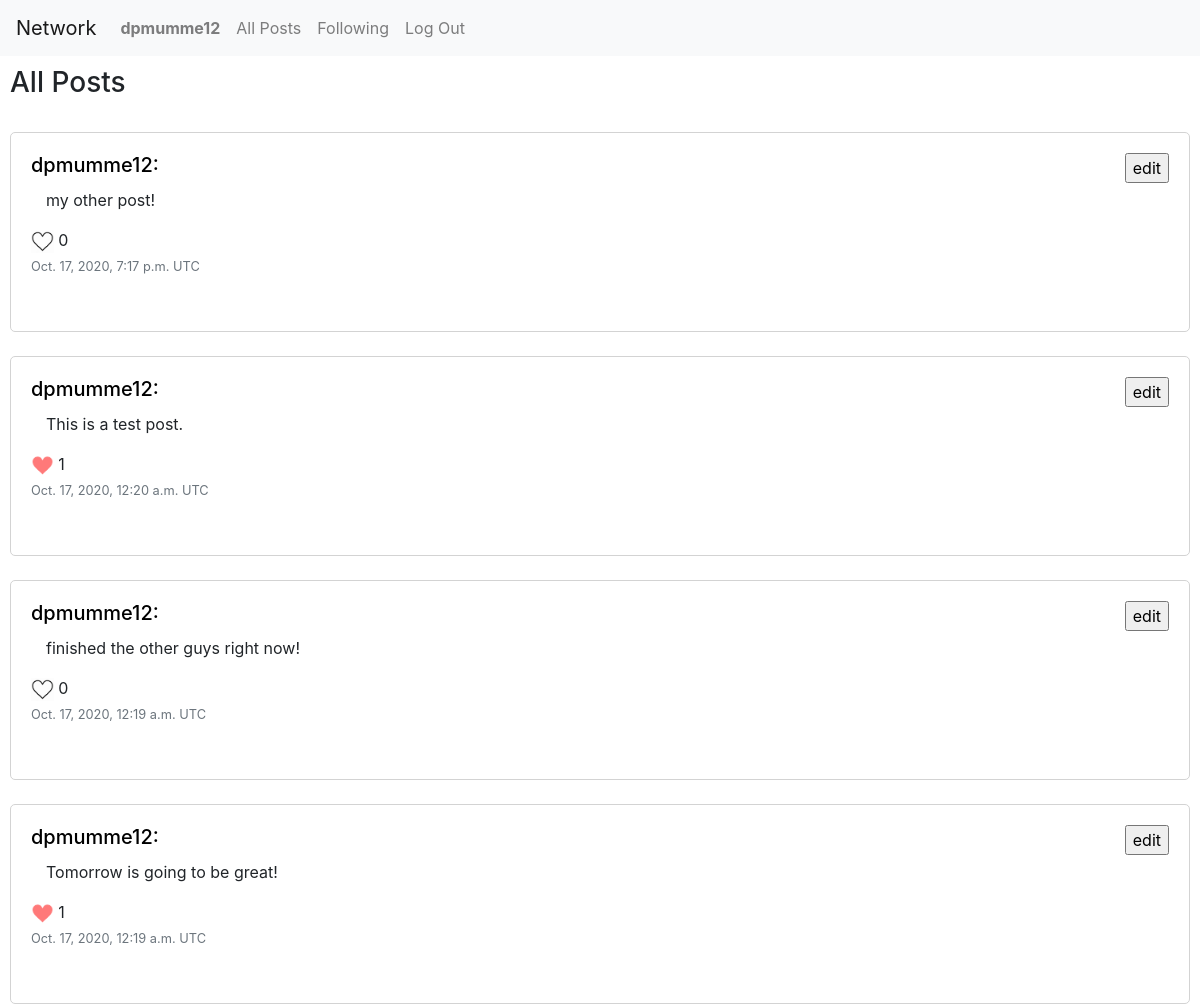
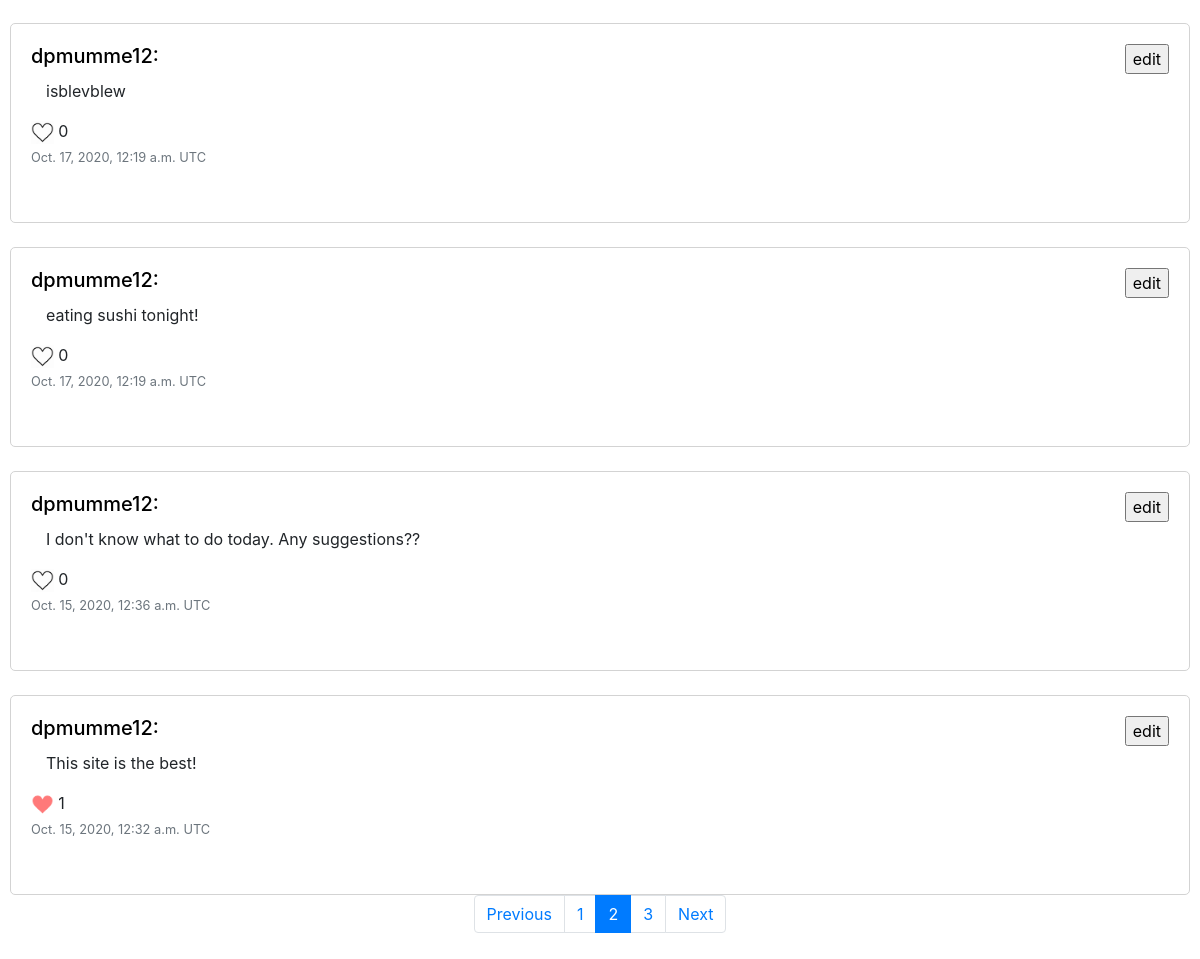
Page /following?page=2 (signed in) on the committed database (2 pictures, top to bottom).
### network/models.py (models this page shows, shortened)
class User(AbstractUser):
    pass

class post(models.Model):
    user = models.ForeignKey("User", on_delete=models.CASCADE, related_name="post_user")
    body = models.TextField(blank=True)
    likes = models.ManyToManyField("User", blank=True, related_name="post_likes")
    date_posted = models.DateTimeField(auto_now_add = True, blank = True)

### network/views.py (the view)
# urls.py: path("following", views.following, name="following"),
def following(request):
    Profile = profile.objects.get(user = request.user)
    objects = post.objects.all().order_by("-date_posted")
    if (len(objects) <= 10):
        page_obj = objects
    else:
        posts = Paginator(objects, 10)
        page_number = request.GET.get("page")
        page_obj = posts.get_page(page_number)
    return render(request, "network/following.html", {
        "page_obj": page_obj,
        "profile": Profile
    })

### network/templates/network/following.html (shortened to what this page needs)
{% extends "network/layout.html" %}
{% block body %}
    <div class="body">
        <div id="main-page">
        <h3>All Posts</h3>
        {% for post in page_obj %}
            {% if post.user in profile.following.all or post.user == user %}
                <br>
                <div class="post-div">
                    <div>
                        <h5 style="display: inline;"><a href="{% url 'user_profile' id=post.user.id %}" style="color: black;">{{post.user.username}}:</a></h5>
                        {% if post.user == user %}
                            <div style="display: inline; float: right;">
                                <p style="display: inline;"><form onsubmit="edit_post_handle({{post.id}})">
                                    <input type="submit" value="edit">
                                </form></p>
                            </div>
                        {% endif %}
                    </div>
                    <div class="post-body">
                        <p class="body-text" id="post-body-{{post.id}}">{{post.body}}</p>
                        <span>
                            {% if user in post.likes.all %}
                                <img class="like-img" id="post-{{post.id}}" onclick="like_post({{post.id}})" alt="filled in heart icon">
                            {% else %}
                                <img class="like-img" id="post-{{post.id}}" onclick="like_post({{post.id}})" alt="empty heart icon">
                            {% endif %}
                            <span id="post-like-count-{{post.id}}">{{post.likes.count}}</span>
                        </span>
                    </div>
                    <div class="date-posted">
                        <p class="card-text"><small class="text-muted" style="text-align: right;">{{ post.date_posted }} UTC</small></p>
                    </div>
                </div>
            {% endif %}
        {% endfor %}
        {% if page_obj.paginator.num_pages > 1 %}
        <nav aria-label="Page navigation example">
            <ul class="pagination justify-content-center">
              {% if page_obj.has_previous %}
              <li class="page-item">
                <a class="page-link" href="?page={{ page_obj.previous_page_number }}" tabindex="-1" aria-disabled="true">Previous</a>
              </li>
              {% endif %}
              {% if page_obj.has_previous %}
              <li class="page-item"><a class="page-link" href="?page=1">1</a></li>
              {% else %}
              <li class="page-item active"><a class="page-link" href="?page=1">1</a></li>
              {% endif %}
              {% if page_obj.number == 1 %}
              <li class="page-item"><a class="page-link" href="?page={{ page_obj.next_page_number }}">2</a></li>
              {% elif page_obj.number == page_obj.paginator.num_pages %}
              <li class="page-item"><a class="page-link" href="?page={{ page_obj.previous_page_number }}">{{ page_obj.previous_page_number }}</a></li>
              {% else %}
              <li class="page-item active"><a class="page-link" href="?page={{ page_obj.number }}">{{ page_obj.number }}</a></li>
              {% endif %}
              {% if page_obj.has_next %}
              <li class="page-item"><a class="page-link" href="?page={{ page_obj.paginator.num_pages }} ">{{ page_obj.paginator.num_pages }}</a></li>
              {% else %}
              <li class="page-item active"><a class="page-link" href="?page={{ page_obj.paginator.num_pages }} ">{{ page_obj.paginator.num_pages }}</a></li>
              {% endif %}
              {% if page_obj.has_next %}
              <li class="page-item">
                <a class="page-link" href="?page={{ page_obj.next_page_number }}">Next</a>
              </li>
              {% endif %}
            </ul>
        </nav>
        {% endif %}
        </div>
    </div>
{% endblock %}

### network/templates/network/layout.html (shortened to what this page needs)
{% load static %}
<!DOCTYPE html>
<html lang="en">
    <head>
        <link rel="stylesheet" href="https://stackpath.bootstrapcdn.com/bootstrap/4.4.1/css/bootstrap.min.css">
        <link href="{% static 'network/styles.css' %}" rel="stylesheet">
    </head>
    <body>
        <nav class="navbar navbar-expand-lg navbar-light bg-light">
            <a class="navbar-brand" href="{% url 'index' %}">Network</a>
            <div>
              <ul class="navbar-nav mr-auto">
                {% if user.is_authenticated %}
                    <li class="nav-item">
                        <a class="nav-link" href="{% url 'user_profile' id=user.id %}"><strong>{{ user.username }}</strong></a>
                    </li>
                {% endif %}
                <li class="nav-item">
                  <a class="nav-link" href="{% url 'index' %}">All Posts</a>
                </li>
                {% if user.is_authenticated %}
                    <li class="nav-item">
                        <a class="nav-link" href="{% url 'following' %}">Following</a>
                    </li>
                    <li class="nav-item">
                        <a class="nav-link" href="{% url 'logout' %}">Log Out</a>
                    </li>
                {% endif %}
              </ul>
            </div>
          </nav>
        <div class="body">
            {% block body %}
            {% endblock %}
        </div>
    </body>
</html>

### network/static/network/styles.css (style rules this page uses)
.body { padding: 5px; }
.post-div { padding: 20px; width: 100%; height: 200px; border: 1px solid lightgray; border-radius: 5px; }
.like-img { height: auto; width: 2%; }
.body-text { margin-left: 15px; margin-top: 10px; }

### rows in the picture
User: username "dpmumme12"
post: user.username "dpmumme12", body "my other post!", likes.count "0", date_posted "Oct. 17, 2020, 7:17 p.m."
post: user.username "dpmumme12", body "This is a test post.", likes.count "1", date_posted "Oct. 17, 2020, 12:20 a.m."
post: user.username "dpmumme12", body "finished the other guys right now!", likes.count "0", date_posted "Oct. 17, 2020, 12:19 a.m."
post: user.username "dpmumme12", body "Tomorrow is going to be great!", likes.count "1", date_posted "Oct. 17, 2020, 12:19 a.m."
post: user.username "dpmumme12", body "isblevblew", likes.count "0", date_posted "Oct. 17, 2020, 12:19 a.m."
post: user.username "dpmumme12", body "eating sushi tonight!", likes.count "0", date_posted "Oct. 17, 2020, 12:19 a.m."
post: user.username "dpmumme12", body "I don't know what to do today. Any suggestions??", likes.count "0", date_posted "Oct. 15, 2020, 12:36 a.m."
post: user.username "dpmumme12", body "This site is the best!", likes.count "1", date_posted "Oct. 15, 2020, 12:32 a.m."

### other values in the picture
{{ page_obj.number }} "2"
{{ page_obj.paginator.num_pages }} "3"
